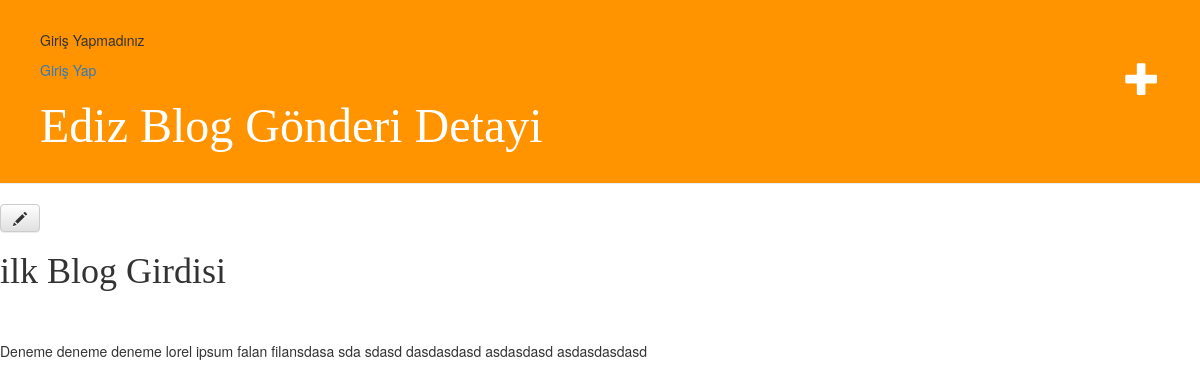
/Gonderi/1/, run on the app's committed database.
### EdizBlog/models.py (models this page shows, shortened)
class Gonderi(models.Model):
    yazar = models.ForeignKey('auth.User', on_delete=models.CASCADE)
    baslik = models.CharField(max_length=200)
    yazi = models.TextField()
    olus_zamani = models.DateTimeField(
            default=timezone.now)
    yayim_zamani = models.DateTimeField(
            blank=True, null=True)

### EdizBlog/views.py (the view)
# urls.py: path('Gonderi/<int:pk>/', views.gonderi_detay, name='gonderi_detay'),
def gonderi_detay(request,pk):
    gonderi = get_object_or_404(Gonderi,pk=pk)
    return render(request,'gonderi/gonderi_detay.html',{'Gonderi':gonderi})

### EdizBlog/templates/gonderi/gonderi_detay.html
{% extends 'gonderi/base.html' %}
{% block title %} Gönderi Detayi {% endblock %}
{% block content %}
    <div>
        <h1><a class="btn btn-default" href="{% url 'gonderiduzenle' pk=Gonderi.pk %}"><span class="glyphicon glyphicon-pencil"></span></a></h1>
        <h1>{{ Gonderi.baslik }}</h1>
        <br>
        <br>
        {{ Gonderi.yazi }}
    </div>
{% endblock %}

### EdizBlog/static/css/benim.css (style rules this page uses)
h1, h2, h3, h4 { font-family: 'Lobster', cursive; }

### data on the page
Gonderi: baslik "ilk Blog Girdisi", yazi "Deneme deneme deneme lorel ipsum falan filansdasa sda sdasd dasdasdasd asdasdasd asdasdasdasd"
